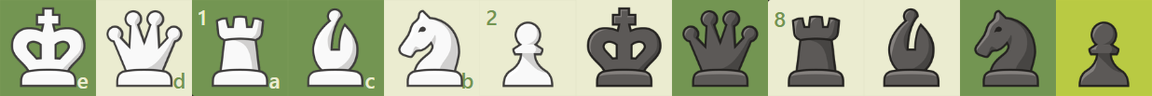
#> input picture chesswatch/pieces.png, 1152 x 96 px
$ python -i piecebank.py   (imports and definitions only)
#> lines starting #> are read from the running program, lines starting #| are printed output that depends on the picture
### chesswatch/watcher.py
"""Core logic for ChessWatch.

Reads the chess.com BOARD off the screen, not the move list.

Two readers work together. The fast one classifies each square as white piece /
black piece / empty and infers the move from the rules, which is cheap enough to
run several times a second. The slower one in pieces.py identifies which piece
is actually on each square, and is used to check the fast reader, to catch up
when moves are missed, and to read a position cold.

No GUI in here on purpose, so it can be tested headlessly.
"""

import os
import json
import datetime

import chess
import chess.pgn
from PIL import Image, ImageChops

APP_DIR = os.path.dirname(os.path.abspath(__file__))
GAMES_DIR = os.path.join(APP_DIR, "games")

# chess.com's default green board, measured off real screenshots.
LIGHT_SQUARE = (235, 236, 208)
DARK_SQUARE = (115, 149, 82)
SQUARE_TOL = 18

# The last-move highlight. chess.com washes the square underneath in half
# opacity #FFFF33, so both highlighted shades fall straight out of the two
# square colours rather than needing constants of their own. Measured off real
# captures at two board sizes: (245, 246, 130) on light and (185, 202, 67) on
# dark, and the blend below reproduces both to the byte. Tighter than
# SQUARE_TOL because the wash is flat and exact, and the tighter it is the
# further an arrow drawn over the square has to be from counting.
HIGHLIGHT_WASH = (255, 255, 51)
HIGHLIGHT_TOL = 12

# Over the four fixtures at board sizes 824 down to 130, a highlighted square
# covers 0.18 to 1.00 of its window and every other square covers 0.0000, so
# where in that gap the line sits does not matter. The low end is a square
# mostly under the game-over dialog; one in the clear never went below 0.51.
HIGHLIGHT_MIN = 0.05

# Square classification. Piece fills sit far outside the square colours, so the
# margin is enormous: measured on real screenshots, empty squares score exactly
# 0.0000 even under the last-move highlight, the coordinate labels and the check
# marker, while the faintest piece scores 0.15. The low MIN_COVERAGE is what
# lets a small browser window still work, down to roughly a 130px board.
BRIGHT = 244
DARK = 70
MIN_COVERAGE = 0.015

# Board is subsampled to this before classifying. NEAREST, so pixel values are
# preserved exactly rather than averaged away.
GRID = 8 * 32


# ------------------------------------------------------- finding the board

# [65 lines left out: functions _colour_mask, _runs, grid_score, not called in this run]


BLOB_SCALE = 8


# [102 lines left out: functions _blobs, _refine_edges, find_board, not called in this run]


# ------------------------------------------------------- reading the board

# One byte per grey level, tagging it 1 bright, 2 dark or 0 neither, so both
# tallies come off the bytes in one C pass. Tags are counted, never averaged: an
# 8 bit BOX resize of the same window looks equivalent and is not, because
# 255/324 is under one unit per pixel, so two different counts land on the same
# byte and a bright square reads as a tie, which scores B.
PIXEL_TAG = bytes(1 if v > BRIGHT else (2 if v < DARK else 0) for v in range(256))


# [92 lines left out: functions _colour_cut, read_occupancy, not called in this run]


def _wash(square):
    return tuple((v + w + 1) // 2 for v, w in zip(square, HIGHLIGHT_WASH))


DEFAULT_HIGHLIGHT = (_wash(LIGHT_SQUARE), _wash(DARK_SQUARE))


# [58 lines left out: functions highlight_squares, occupancy_of, grid_of, not called in this run]


# The two ranks at each end of the screen, and how many pieces one end has to
# hold before its colour is worth anything. One piece is a king that has walked
# up the board; two of one colour with none of the other is a home rank.
ENDS = 2
ENDS_MIN = 2


# [70 lines left out: functions facing, board_from_grid, not called in this run]


START_WHITE_VIEW = occupancy_of(chess.Board(), False)
START_BLACK_VIEW = occupancy_of(chess.Board(), True)


# ------------------------------------------------------------------ game

class Game:
    # [15 lines left out: function __init__, not called in this run]

    @property
    def stem(self):
        return self.started.strftime("%Y-%m-%d_%H%M%S")

    def board_at_start(self):
        return chess.Board(self.start_fen) if self.start_fen else chess.Board()

    # [136 lines left out: functions rows, note_outcome, won, to_pgn, to_dict, save and 1 more, not called in this run]


class BoardTracker:
    """Folds each frame of screen occupancy into a running game.

    feed() returns None, "moves", "newgame", or "finished".
    check() is the slower piece-level pass. Pass a pieces.PieceReader to enable
    it; without one the tracker still works, it just cannot verify itself or
    join a game already in progress.
    """

    # [15 lines left out: function __init__, not called in this run]

    @property
    def locked_on(self):
        return self.board is not None

    # [196 lines left out: functions over, stuck, feed, _apply, _en_passant_variants, _try_en_passant and 5 more, not called in this run]

    # -- the last-move highlight -------------------------------------
    def _highlight_colours(self):
        return tuple(seen or derived for seen, derived
                     in zip(self.highlight, DEFAULT_HIGHLIGHT))

    # [83 lines left out: functions _learn_highlight, last_mover, not called in this run]

    # -- the piece-level checker -------------------------------------
    # Four is where the search stops paying. Depth 4 recovers a four move
    # skip in about a fifth of a second; depth 5 costs seconds and recovers
    # nothing extra, because by then almost every gap has more than one
    # move order and gets refused anyway.
    MAX_CATCHUP = 4

    # [69 lines left out: function check, not called in this run]

    # A single move rewrites at most four squares: castling moves a king and a
    # rook. So a position N squares wrong cannot be reached in fewer than N/4
    # moves, which is what makes the search below affordable.
    SQUARES_PER_MOVE = 4

    # [18 lines left out: functions _target_map, _symbol_at, not called in this run]

    def _wrong_squares(self, target, colour_only=False):
        return sum(1 for sq in chess.SQUARES
                   if self._symbol_at(sq, colour_only) != target[sq])

    # [80 lines left out: functions _touched, _search_grid, _solve, _walk, not called in this run]

    # How much of the search is worth paying for before giving up on it. A
    # board with most of its squares unread starves the distance bound below of
    # anything to prune on, and the answer there is to refuse rather than to
    # spend seconds arriving at the same refusal. Measured in positions
    # visited; wildcardbench.py reports what the sweep actually spends.
    WILDCARD_NODES = 60000

    # How far past the answer the alternatives are looked for. Two moves.
    #
    # This is the one number here that is a judgement rather than a rule. The
    # search that proves an answer unique is exhaustive, and exhausting four
    # moves out of a position that already nearly fits costs about two hundred
    # thousand positions and two seconds, which is not a thing that can run
    # while a game is being watched. Two past the answer costs a tenth of that.
    #
    # Two rather than one because two is what the failure this replaces needed:
    # a bishop reaching b4 in one move, against a pawn going to b4 and being
    # taken there, is one move against three. An extra pair of moves is what it
    # takes to route a piece the long way round and pay for it with a capture,
    # and the capture has to fall on a square the reader could not see or the
    # story does not fit in the first place.
    #
    # Measured rather than argued. Over the 1440 frames wildcardbench.py sweeps,
    # one past the answer invents 20 moves and two past it invents none.
    #
    # It is still a margin and not a proof, and it is the thing to raise first
    # if a fabrication is ever found. wildcardbench.py takes --margin so the
    # cost of raising it can be looked at rather than guessed.
    WILDCARD_MARGIN = 2

    # [364 lines left out: functions _solve_wildcard, _wildcard_scan, _wrong_known, _wildcard_walk, _could_land, _earlier_match and 13 more, not called in this run]

    def ascii_board(self):
        return "" if self.board is None else str(self.board)

### chesswatch/piecebank.py
"""Carry templates for several piece sets and pick the right one off the board.

pieces.py relearns its templates from your own screen, which is exact, but it
needs all twelve piece types visible to do it. A game joined part way through
never qualifies and spends its whole life on the one bundled sheet, cut from
chess.com's own set. On any other set that sheet reads almost nothing.

This is the other half. The bank holds a sheet per piece set. Given a board it
scores every set and returns the one that fits best, which needs no particular
position on the board and so works on the game you just walked in on. Selection
is a much easier question than identification: it does not matter which piece a
square holds, only that some template in the set covers its pixels well, so a
king and a rook on an otherwise empty board are enough to tell one set from
another.

A square is reduced to two binary masks, its very bright pixels and its very
dark pixels, kept apart rather than merged. Merging them fills a white piece's
outline in with its own fill and leaves every piece the same blob, which is
issue #20: the sets separate by two hundredths of an IoU and a retexture eats
that. Kept apart the outline pattern survives, and the sets separate by an
order of magnitude more.

It says nothing rather than something doubtful. A square the reader cannot
settle comes back as "?" and is retried a second later, but a wrongly chosen
set is doubted by nothing downstream: every square is then read against foreign
templates and the reader's own gate cannot tell that from a hard board. So the
winner has to beat the runner up by MIN_CONFIDENCE or select() names no set at
all.

The bank ships two sets because two sets is what the project legitimately has
pixels for. Add your own with:

    python piecebank.py <screenshot.png> <name> [FEN]

Run with no arguments to list what is in the bank.
"""

import os
import sys

import chess
from PIL import Image

APP_DIR = os.path.dirname(os.path.abspath(__file__))
BANK_DIR = os.path.join(APP_DIR, "piecesets")

NORM = 40                 # size every mask is compared at

# The sheet layout is shared with pieces.py rather than restated, because a
# bank sheet has to be loadable by both. Restating it let the two disagree:
# this module used to take the slot size from the sheet's own height while
# pieces.py reads a fixed 96, so a sheet cut at any other size loaded here and
# read off the wrong pixels there, silently and only in one of them.
from pieces import ORDER, TEMPLATE_PX as SLOT_PX

# Fewer pieces than this on the board and the answer is refused. Not an
# accuracy floor: measured over the corpus banktest.py builds, a board holding
# one piece still picks the right set every time and by a margin of 0.110,
# which is no worse than a full one. It is the number of pieces a chess
# position has to have. Two kings is the minimum the rules allow, so a
# rectangle with less than that on it is not a board, and a pick made from one
# stray bright artefact is worth refusing whatever it scores.
MIN_PIECES = 2

# And the winner has to be this far clear of the runner up, or no set is
# named. Measured over 2772 boards, the whole corpus banktest.py builds and
# then the same corpus at ten wrong brightness, contrast and blur settings:
# 154 boards picked the wrong set and the most confident of them managed
# 0.0444, while the worst margin on any of the 252 undistorted boards was
# 0.1212. So 0.05 refuses every wrong pick that was ever made and costs nothing
# on a board captured as it looks.
#
# The band is a factor of 2.7 and not more, and it is a floor on the margin
# between two sets, not on how well either fits. A set that is not in the bank
# at all can still clear it. See select().
MIN_CONFIDENCE = 0.05

# The cutoffs the occupancy reader uses today, and this module is now the only
# one still using them: pieces.py thresholds nothing at all, it normalises each
# square by its own spread and correlates.
#
# The two were left apart deliberately rather than merged. They answer
# different questions. pieces.py asks which of twelve pieces is on a square and
# has to survive one set drawn like another; this asks which of a handful of
# whole sheets fits a board best, which is a much easier question and one that
# a wrong answer is not caught downstream on, so it wants MIN_CONFIDENCE
# refusing rather than the best available guess. Measured after the change:
# banktest is unchanged, every set is still picked and the same 154 boards are
# still refused.
#
# The cost is real and it is measured, not waved away: the 154 wrong picks
# banktest.py finds are all boards captured at a brightness these cutoffs were
# not set for. MIN_CONFIDENCE refuses every one of them, so the failure is a
# refusal rather than a wrong sheet. Taking the levels from the board is still
# the fix and it is still worth doing here; what pieces.py has to share is now
# _levels, which measures the two square colours and nothing else.
from watcher import BRIGHT, DARK, MIN_COVERAGE, find_board

# The masking below is deliberately duplicated from pieces.py rather than
# imported. The two want to merge once pieces.py scores split layers as well,
# and that is a single _mask to share; keeping a copy here in the meantime is
# what lets the bank be worked on without waiting on that file.
# [1 line that did not run here, left out]
# [1 line that did not run here, left out]
_HALF_LUT = [255 if v >= 128 else 0 for v in range(256)]


# [16 lines left out: function _layers, not called in this run]


def _coverage(layers):
    return (layers[0] | layers[1]).bit_count() / (NORM * NORM)


# [12 lines left out: function _similarity, not called in this run]


def squares(board_img):
    """Yield (row, col, square image), row 0 being the top of the screen."""
    size = board_img.size[0]
    step = size / 8.0
    for r in range(8):
        for c in range(8):
            yield r, c, board_img.crop((int(c * step), int(r * step),
                                        int((c + 1) * step), int((r + 1) * step)))


def occupied(board_img):
    """The masks of every square that holds something. Computed once and scored
    against every set, since the masks do not depend on which set is asked."""
    seen = []
    for _, _, sq in squares(board_img):
        layers = _layers(sq)
        if _coverage(layers) >= MIN_COVERAGE:
            seen.append(layers)
    return seen


class PieceSet:
    """Twelve templates and the sheet they came from.

    sheet is the path a caller can hand to pieces.py once the bank has picked,
    so the reader loads the winning set with its own masking rather than this
    module's.
    """

    # [4 lines left out: function __init__, not called in this run]

    def __repr__(self):
        return "PieceSet(%r, %d templates)" % (self.name, len(self.templates))

    # [32 lines left out: functions fit, read_sheet, not called in this run]


def load_bank(directory=BANK_DIR):
    """Every set in the bank, named after its file. A sheet that will not read
    is skipped rather than fatal: one bad file a user dropped in should not
    take the working sets down with it."""
    sets = []
    for filename in sorted(os.listdir(directory)) if os.path.isdir(directory) else []:
        if not filename.endswith(".png"):
            continue
        path = os.path.join(directory, filename)
        try:
            sets.append(PieceSet(filename[:-4], read_sheet(path), path))
        except Exception:
            continue
    return sets


def rank(board_img, sets=None):
    """Every set scored on this board, best first, as (name, score) pairs.

    Empty when the board holds too few pieces to tell the sets apart.
    """
    sets = load_bank() if sets is None else sets
    seen = occupied(board_img)
    if len(seen) < MIN_PIECES or not sets:
        return []
    return sorted(((s.name, s.fit(seen)) for s in sets),
                  key=lambda pair: -pair[1])


# [112 lines left out: functions select, sheet_for, cut_sheet, main, not called in this run]


# [2 lines not run here, left out]

>>> import cv2
>>> picture = cv2.imread('pieces.png', cv2.IMREAD_GRAYSCALE)
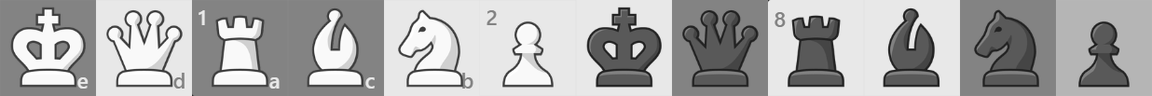
#> picture: shape (96, 1152); min 12, max 255, mean 169.9
>>> result = rank(picture)
#> after the loop in occupied, `for _, _, sq in squares(board_img):`: seen = []
#> (the run stopped early here; a loop or call above may not have finished)
